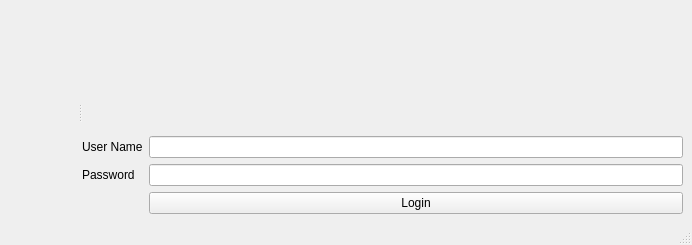
<?xml version="1.0" encoding="UTF-8"?>
<ui version="4.0">
 <class>MainWindow</class>
 <widget class="QMainWindow" name="MainWindow">
  <property name="geometry">
   <rect>
    <x>0</x>
    <y>0</y>
    <width>692</width>
    <height>245</height>
   </rect>
  </property>
  <property name="windowTitle">
   <string>MainWindow</string>
  </property>
  <widget class="QWidget" name="centralwidget">
   <layout class="QHBoxLayout" name="horizontalLayout">
    <item>
     <widget class="QSplitter" name="splitter">
      <property name="orientation">
       <enum>Qt::Horizontal</enum>
      </property>
      <widget class="QWidget" name="gridLayoutWidget">
       <layout class="QGridLayout" name="gridLayout">
        <item row="0" column="0">
         <widget class="QLabel" name="label_logo">
          <property name="text">
           <string/>
          </property>
         </widget>
        </item>
        <item row="1" column="0">
         <spacer name="verticalSpacer_2">
          <property name="orientation">
           <enum>Qt::Vertical</enum>
          </property>
          <property name="sizeHint" stdset="0">
           <size>
            <width>20</width>
            <height>40</height>
           </size>
          </property>
         </spacer>
        </item>
       </layout>
      </widget>
      <widget class="QWidget" name="layoutWidget">
       <layout class="QFormLayout" name="formLayout">
        <item row="1" column="0">
         <widget class="QLabel" name="label">
          <property name="text">
           <string>User Name</string>
          </property>
         </widget>
        </item>
        <item row="1" column="1">
         <widget class="QLineEdit" name="lineEdit_username"/>
        </item>
        <item row="2" column="1">
         <widget class="QLineEdit" name="lineEdit_password">
          <property name="echoMode">
           <enum>QLineEdit::Password</enum>
          </property>
         </widget>
        </item>
        <item row="3" column="1">
         <widget class="QPushButton" name="pushButton_login">
          <property name="text">
           <string>Login</string>
          </property>
         </widget>
        </item>
        <item row="2" column="0">
         <widget class="QLabel" name="label_2">
          <property name="text">
           <string>Password</string>
          </property>
         </widget>
        </item>
        <item row="0" column="1">
         <spacer name="verticalSpacer">
          <property name="orientation">
           <enum>Qt::Vertical</enum>
          </property>
          <property name="sizeHint" stdset="0">
           <size>
            <width>20</width>
            <height>40</height>
           </size>
          </property>
         </spacer>
        </item>
       </layout>
      </widget>
     </widget>
    </item>
   </layout>
  </widget>
  <widget class="QMenuBar" name="menubar">
   <property name="geometry">
    <rect>
     <x>0</x>
     <y>0</y>
     <width>692</width>
     <height>22</height>
    </rect>
   </property>
  </widget>
  <widget class="QStatusBar" name="statusbar"/>
 </widget>
 <resources/>
 <connections/>
</ui>
